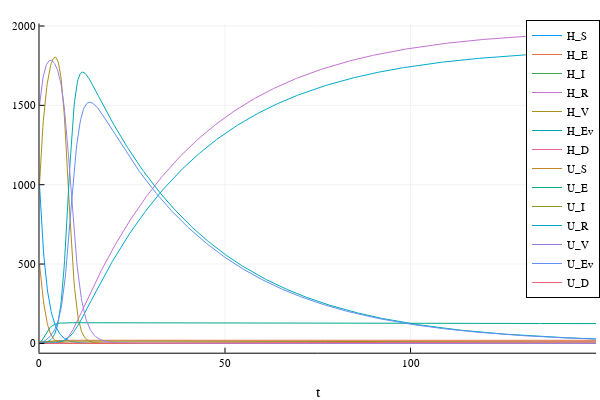

Write notebook code for a chart like this one.
### Code cell
stratified_model = flatten_labels(UH_SVIEEvRD_petri_net)

soln = solve(ODEProblem(vectorfield(stratified_model), u0, (0.0, 150.0), p))

plotlyjs()
plot(soln)

### Figure 1 — Plotly figure (JSON) as saved in the notebook; plotly's stock layout.template omitted (floating-point values rounded to 4 significant figures; data arrays with more than 128 entries replaced by an {"elided": "..."} marker saying what was removed)
{"data": [{"colorbar": {"len": 0.9143, "title": "", "x": 0.9934, "y": 0.533}, "legendgroup": "H_S", "line": {"color": "rgba(0, 154, 250, 1.000)", "dash": "solid", "shape": "linear", "width": 1}, "mode": "lines", "name": "H_S", "showlegend": true, "type": "scatter", "x": {"elided": "1000 float values"}, "xaxis": "x", "y": {"elided": "1000 float values"}, "yaxis": "y"}, {"colorbar": {"len": 0.9143, "title": "", "x": 0.9934, "y": 0.533}, "legendgroup": "H_E", "line": {"color": "rgba(227, 111, 71, 1.000)", "dash": "solid", "shape": "linear", "width": 1}, "mode": "lines", "name": "H_E", "showlegend": true, "type": "scatter", "x": {"elided": "1000 float values"}, "xaxis": "x", "y": {"elided": "1000 float values"}, "yaxis": "y"}, {"colorbar": {"len": 0.9143, "title": "", "x": 0.9934, "y": 0.533}, "legendgroup": "H_I", "line": {"color": "rgba(62, 164, 78, 1.000)", "dash": "solid", "shape": "linear", "width": 1}, "mode": "lines", "name": "H_I", "showlegend": true, "type": "scatter", "x": {"elided": "1000 float values"}, "xaxis": "x", "y": {"elided": "1000 float values"}, "yaxis": "y"}, {"colorbar": {"len": 0.9143, "title": "", "x": 0.9934, "y": 0.533}, "legendgroup": "H_R", "line": {"color": "rgba(195, 113, 210, 1.000)", "dash": "solid", "shape": "linear", "width": 1}, "mode": "lines", "name": "H_R", "showlegend": true, "type": "scatter", "x": {"elided": "1000 float values"}, "xaxis": "x", "y": {"elided": "1000 float values"}, "yaxis": "y"}, {"colorbar": {"len": 0.9143, "title": "", "x": 0.9934, "y": 0.533}, "legendgroup": "H_V", "line": {"color": "rgba(172, 142, 24, 1.000)", "dash": "solid", "shape": "linear", "width": 1}, "mode": "lines", "name": "H_V", "showlegend": true, "type": "scatter", "x": {"elided": "1000 float values"}, "xaxis": "x", "y": {"elided": "1000 float values"}, "yaxis": "y"}, {"colorbar": {"len": 0.9143, "title": "", "x": 0.9934, "y": 0.533}, "legendgroup": "H_Ev", "line": {"color": "rgba(0, 170, 174, 1.000)", "dash": "solid", "shape": "linear", "width": 1}, "mode": "lines", "name": "H_Ev", "showlegend": true, "type": "scatter", "x": {"elided": "1000 float values"}, "xaxis": "x", "y": {"elided": "1000 float values"}, "yaxis": "y"}, {"colorbar": {"len": 0.9143, "title": "", "x": 0.9934, "y": 0.533}, "legendgroup": "H_D", "line": {"color": "rgba(237, 94, 147, 1.000)", "dash": "solid", "shape": "linear", "width": 1}, "mode": "lines", "name": "H_D", "showlegend": true, "type": "scatter", "x": {"elided": "1000 float values"}, "xaxis": "x", "y": {"elided": "1000 float values"}, "yaxis": "y"}, {"colorbar": {"len": 0.9143, "title": "", "x": 0.9934, "y": 0.533}, "legendgroup": "U_S", "line": {"color": "rgba(198, 130, 37, 1.000)", "dash": "solid", "shape": "linear", "width": 1}, "mode": "lines", "name": "U_S", "showlegend": true, "type": "scatter", "x": {"elided": "1000 float values"}, "xaxis": "x", "y": {"elided": "1000 float values"}, "yaxis": "y"}, {"colorbar": {"len": 0.9143, "title": "", "x": 0.9934, "y": 0.533}, "legendgroup": "U_E", "line": {"color": "rgba(0, 169, 141, 1.000)", "dash": "solid", "shape": "linear", "width": 1}, "mode": "lines", "name": "U_E", "showlegend": true, "type": "scatter", "x": {"elided": "1000 float values"}, "xaxis": "x", "y": {"elided": "1000 float values"}, "yaxis": "y"}, {"colorbar": {"len": 0.9143, "title": "", "x": 0.9934, "y": 0.533}, "legendgroup": "U_I", "line": {"color": "rgba(142, 151, 30, 1.000)", "dash": "solid", "shape": "linear", "width": 1}, "mode": "lines", "name": "U_I", "showlegend": true, "type": "scatter", "x": {"elided": "1000 float values"}, "xaxis": "x", "y": {"elided": "1000 float values"}, "yaxis": "y"}, {"colorbar": {"len": 0.9143, "title": "", "x": 0.9934, "y": 0.533}, "legendgroup": "U_R", "line": {"color": "rgba(0, 169, 204, 1.000)", "dash": "solid", "shape": "linear", "width": 1}, "mode": "lines", "name": "U_R", "showlegend": true, "type": "scatter", "x": {"elided": "1000 float values"}, "xaxis": "x", "y": {"elided": "1000 float values"}, "yaxis": "y"}, {"colorbar": {"len": 0.9143, "title": "", "x": 0.9934, "y": 0.533}, "legendgroup": "U_V", "line": {"color": "rgba(155, 127, 233, 1.000)", "dash": "solid", "shape": "linear", "width": 1}, "mode": "lines", "name": "U_V", "showlegend": true, "type": "scatter", "x": {"elided": "1000 float values"}, "xaxis": "x", "y": {"elided": "1000 float values"}, "yaxis": "y"}, {"colorbar": {"len": 0.9143, "title": "", "x": 0.9934, "y": 0.533}, "legendgroup": "U_Ev", "line": {"color": "rgba(97, 141, 246, 1.000)", "dash": "solid", "shape": "linear", "width": 1}, "mode": "lines", "name": "U_Ev", "showlegend": true, "type": "scatter", "x": {"elided": "1000 float values"}, "xaxis": "x", "y": {"elided": "1000 float values"}, "yaxis": "y"}, {"colorbar": {"len": 0.9143, "title": "", "x": 0.9934, "y": 0.533}, "legendgroup": "U_D", "line": {"color": "rgba(240, 96, 115, 1.000)", "dash": "solid", "shape": "linear", "width": 1}, "mode": "lines", "name": "U_D", "showlegend": true, "type": "scatter", "x": {"elided": "1000 float values"}, "xaxis": "x", "y": {"elided": "1000 float values"}, "yaxis": "y"}], "layout": {"annotations": [], "height": 400, "legend": {"bgcolor": "rgba(255, 255, 255, 1.000)", "bordercolor": "rgba(0, 0, 0, 1.000)", "borderwidth": 1, "font": {"color": "rgba(0, 0, 0, 1.000)", "family": "sans-serif", "size": 11}, "title": {"font": {"color": "rgba(0, 0, 0, 1.000)", "family": "sans-serif", "size": 15}, "text": ""}, "tracegroupgap": 0, "traceorder": "normal", "x": 1, "xanchor": "auto", "y": 1, "yanchor": "auto"}, "margin": {"b": 20, "l": 0, "r": 0, "t": 20}, "paper_bgcolor": "rgba(255, 255, 255, 1.000)", "plot_bgcolor": "rgba(255, 255, 255, 1.000)", "showlegend": true, "width": 600, "xaxis": {"anchor": "y", "domain": [0.06582, 0.9934], "gridcolor": "rgba(0, 0, 0, 0.100)", "gridwidth": 0.5, "linecolor": "rgba(0, 0, 0, 1.000)", "mirror": false, "range": [0, 150], "showgrid": true, "showline": true, "showticklabels": true, "tickangle": 0, "tickcolor": "rgb(0, 0, 0)", "tickfont": {"color": "rgba(0, 0, 0, 1.000)", "family": "sans-serif", "size": 11}, "tickmode": "array", "ticks": "inside", "ticktext": ["0", "50", "100", "150"], "tickvals": [0, 50, 100, 150], "title": "t", "titlefont": {"color": "rgba(0, 0, 0, 1.000)", "family": "sans-serif", "size": 15}, "type": "-", "visible": true, "zeroline": false, "zerolinecolor": "rgba(0, 0, 0, 1.000)"}, "yaxis": {"anchor": "x", "domain": [0.07581, 0.9902], "gridcolor": "rgba(0, 0, 0, 0.100)", "gridwidth": 0.5, "linecolor": "rgba(0, 0, 0, 1.000)", "mirror": false, "range": [-58.71, 2016.0], "showgrid": true, "showline": true, "showticklabels": true, "tickangle": 0, "tickcolor": "rgb(0, 0, 0)", "tickfont": {"color": "rgba(0, 0, 0, 1.000)", "family": "sans-serif", "size": 11}, "tickmode": "array", "ticks": "inside", "ticktext": ["0", "500", "1000", "1500", "2000"], "tickvals": [0, 500, 1000, 1500, 2000], "title": "", "titlefont": {"color": "rgba(0, 0, 0, 1.000)", "family": "sans-serif", "size": 15}, "type": "-", "visible": true, "zeroline": false, "zerolinecolor": "rgba(0, 0, 0, 1.000)"}}}
